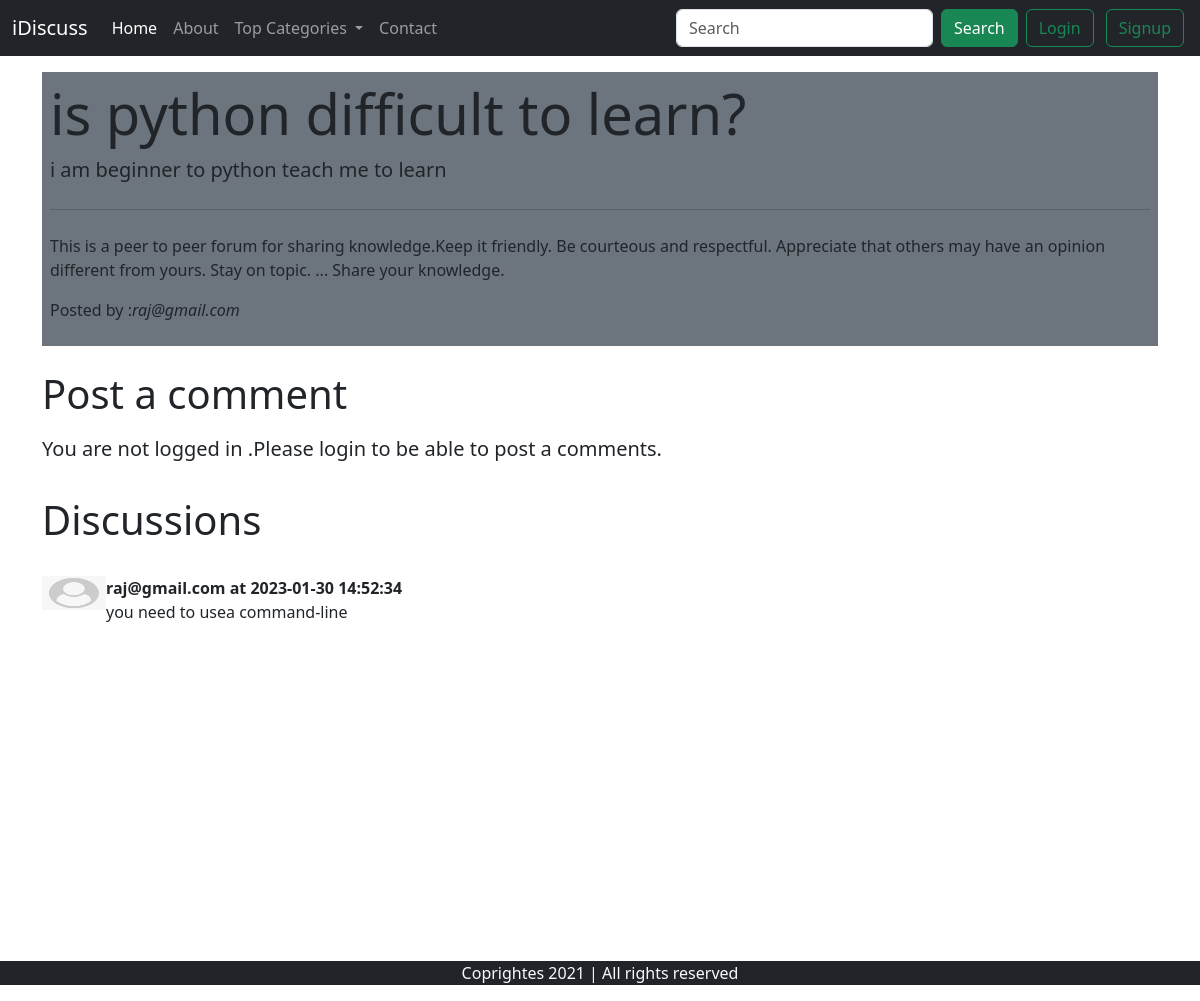
Page /thread.php?threadid=27 on the committed database.
### tables this page shows
CREATE TABLE `thread` (
  `thread_id` int(7) NOT NULL,
  `thread_title` varchar(255) NOT NULL,
  `thread_description` text NOT NULL,
  `thread_cat_id` int(7) NOT NULL,
  `thread_user_id` int(7) NOT NULL,
  `timestamp` datetime NOT NULL DEFAULT current_timestamp()
);

CREATE TABLE `users` (
  `sno` int(10) NOT NULL,
  `user_email` varchar(30) NOT NULL,
  `user_pass` varchar(255) NOT NULL,
  `timestamp` datetime NOT NULL DEFAULT current_timestamp()
);

CREATE TABLE `comment` (
  `comment_id` int(8) NOT NULL,
  `comment_by` int(8) NOT NULL,
  `comment_content` text NOT NULL,
  `thread_id` int(8) NOT NULL,
  `comment_time` datetime NOT NULL DEFAULT current_timestamp()
);

### thread.php (the view, shortened to what this page needs)
<!doctype html>
<html lang="en">
<head>
    <link href="https://cdn.jsdelivr.net/npm/bootstrap@5.3.0-alpha1/dist/css/bootstrap.min.css" rel="stylesheet"
>
</head>
<body>
    <?php include 'partials/_dbconnect.php';?>
    <?php include 'partials/_header.php';?>
    <?php
      $id=$_GET['threadid'];
      $sql="Select * from thread where thread_id=$id";
      $result=mysqli_query($conn,$sql);
      while($row=mysqli_fetch_assoc($result)){
      $title=$row['thread_title'];
      $desc=$row['thread_description'];
      $thread_user_id=$row['thread_user_id'];
      $sql2="select user_email from users where sno='$thread_user_id'";
      $result2=mysqli_query($conn,$sql2);
      $row2=mysqli_fetch_assoc($result2);
      $posted_by=$row2['user_email'];
    }
    ?>
    <div class="container">
        <div class="jumbotron bg-secondary my-3 py-2 px-2">
            <h1 class="display-4"><?php echo $title; ?> </h1>
            <p class="lead"><?php echo $desc; ?></p>
            <hr class="my-4">
            <p>This is a peer to peer forum for sharing knowledge.Keep it friendly.
Be courteous and respectful. Appreciate that others may have an opinion different from yours.
Stay on topic. ...
Share your knowledge.</p>
            <p class="lead">
                <p>Posted by :<em><?php echo $posted_by;?></em></p>
            </p>
        </div>
    </div>
    <?php
    if(isset($_SESSION['loggedin'])&&$_SESSION['loggedin']=="true"){
        echo '<div class="container">
        <h1 class="py-2">Post a comment</h1>
        <form action="'. $_SERVER['REQUEST_URI'].'" method="post">
            <div class="form-group-3">
                <label for="description" class="form-label">Type your comment</label>
                <textarea class="form-control" id="comment" name="comment" style="height: 100px"></textarea>
                <input type="hidden" name="sno" value="'.$_SESSION['sno'].'">
            </div>
            <button type="submit" class="btn btn-success my-2">Submit</button>
        </form>
    </div>';
    }
    else{
        echo '<div class="container">
        <h1 class="py-2">Post a comment</h1>
                    <p class="lead">You are not logged in .Please login to be able to post a comments.</p>
               </div>';
    }
    ?>
    <div class="container" id="ques">
        <h1 class="py-3">Discussions</h1>
        <?php
      $id=$_GET['threadid'];
      $sql="Select * from comment where thread_id=$id";
      $result=mysqli_query($conn,$sql);
      while($row=mysqli_fetch_assoc($result)){
      $content= $row['comment_content'];
      $comment_time=$row['comment_time'];
      $thread_user_id=$row['comment_by'];
      $sql2="select user_email from users where sno='$thread_user_id'";
      $result2=mysqli_query($conn,$sql2);
      $row2=mysqli_fetch_assoc($result2);
        echo '<div class="media d-flex my-3" >
            <img class="mr-3" src="img/userdefault.png" alt="Generic placeholder image" width="64px" height="34px">
            <div class="media-body">
               <p class="fw-bold my-0">'.$row2['user_email'].' at '.$comment_time.'</p>
                '.$content.'
            </div>
        </div>';
    }
    ?>
    </div>
    <?php include 'partials/_footer.php';?>
</body>
</html>

### thread.php (style rules this page uses)
#ques { min-height: 433px; }

### rows in the picture
thread: thread_title "is python difficult to learn?", thread_description "i am beginner to python teach me to learn"
users: user_email "raj@gmail.com"
comment: users.user_email "raj@gmail.com", comment_time "2023-01-30 14:52:34", comment_content "you need to usea command-line"
